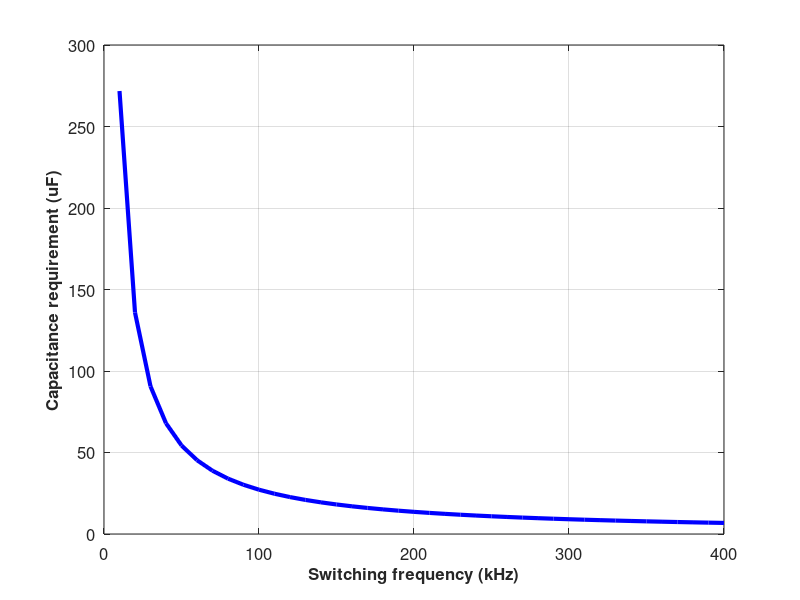
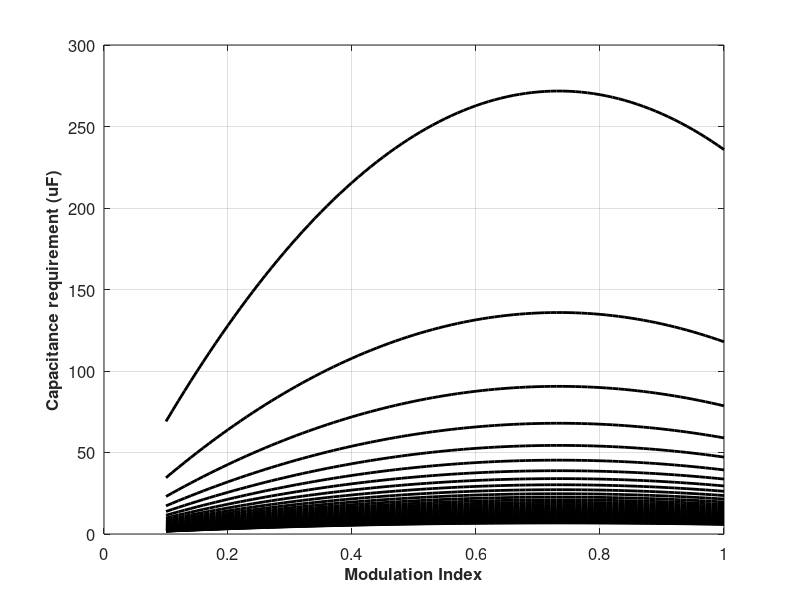
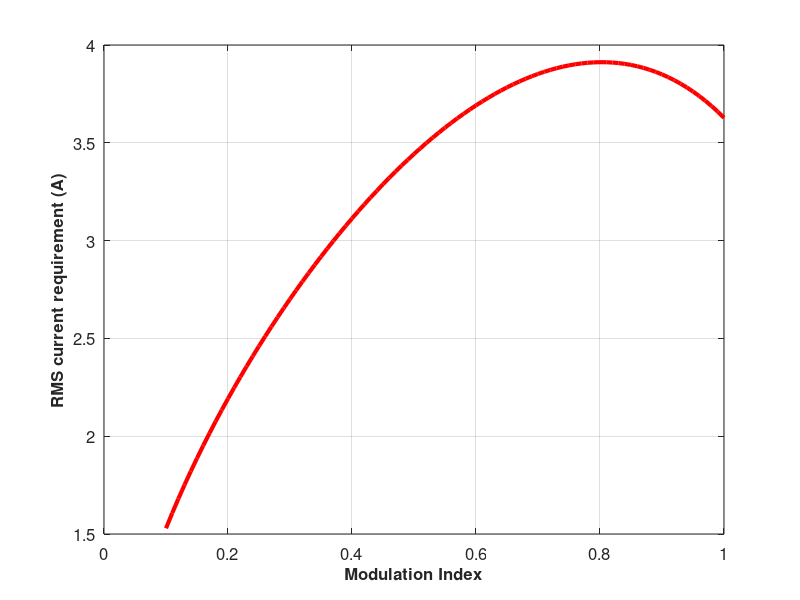

Source code (MATLAB) for these figures, in order: (Note: this script raises an error after producing the figures.)
%% Capacitor Analytical RMS Current
M = 1;
cosphi = 0.9;
module = 1;
phase_dif = 0; % degrees
Vdc = 400; % Volts
Pout1 = 2e3; % W
Sout1 = Pout1/(cosphi); % VA
Vll_rms = Vdc*0.612*M; % Volts
Iline = Sout1/(Vll_rms*sqrt(3)); % Amps
efficiency = 0.99;
%(0.275)
Icrms = module*Iline*sqrt(2*M*(sqrt(3)/(4*pi) + cosphi^2*(sqrt(3)/pi-9*M/16)));
Idc = module*(3/(2*sqrt(2)))*M*Iline*cosphi/efficiency;
Icrms_perc = 100*Icrms/Idc;

% Capacitor Analytical voltage Ripple
fsw = 1e3; % Hz
Cdc = 50e-6; % F
Iapeak = Iline*sqrt(2);
Icharge_pos = Idc;
Icharge_neg = Iapeak - Idc;
volt_ripple1 = M*Icharge_neg/(Cdc*fsw);
volt_ripple2 = 0.3*Icharge_pos*M/(Cdc*fsw);
volt_ripple = max(volt_ripple1,volt_ripple2);
volt_ripple_perc = volt_ripple/Vdc*100;


%%
% 0.612 = sqrt(3/2)/2


%% Capacitor Selection
% Aluminium Electolytic

% Capacitance
% Rated voltage
% Iac_r (T,f)
% ESR (T,f)
% ESL
% Lifetime (T,Iac_r)
% Volume = D*L
% Rth_ca
% Weight


%% MAIN ALGORITHM
freq1 = 10e3:10e3:400e3;
%freq1 = 10e3;
numfreq = numel(freq1);
M = 0.1:0.01:1;
numM = numel(M);
Icrms = zeros(numfreq,numM);
Cap = zeros(numfreq,numM);
Cap_max = zeros(1,numfreq);
Icrms_max = zeros(1,numfreq);
for k = 1:numfreq
    % Inputs
    cosphi = 0.9;
    Vdc = 400; % V
    module = 4;
    phase_dif = 90; % degrees
    efficiency = 0.99; % THIS VALUE WILL DEPEND ON FREQUENCY !!!
    Tambient = 40; % C
    
    % Operational parameters
    Pout1 = M*2e3; % W
    Sout1 = Pout1/(cosphi); % VA
    Vll_rms = Vdc*0.612*M; % V
    Iarms = Sout1./(Vll_rms*sqrt(3)); % A
    Iapeak = Iarms*sqrt(2); % A
    
    % Select switching frequency
    fsw = k*10e3; % Hz
    
    % Constraints
    perc_ripple_c = 1; % percent
    volt_ripple_c = perc_ripple_c*0.01*Vdc; % V
    temp_max = 45; % C
    power_density_min = 10; % W/cm^3
    height_max = 40; % mm
    weight_max = 30; % g
    
    % Block 1 - RMS current
    interleaving_factor = 0.132*M+0.209;
    Icrms(k,:) = interleaving_factor*module.*Iarms.*sqrt(2*M.*(sqrt(3)/(4*pi) + cosphi^2*(sqrt(3)/pi-9*M/16)));
    Idc = module*(3/(2*sqrt(2))).*M.*Iarms*cosphi/efficiency;
    %Icrms_perc = 100*Icrms./Idc; % USE LATER
    
    % Block 2 - Required capacitance
    Icharge_pos = Idc;
    Icharge_neg = Iapeak*module - Idc;
    Cap(k,:) = Icharge_neg.*M/(volt_ripple_c*fsw); % F
    % volt_ripple1 = M*Icharge_neg/(Cdc*fsw);
    % volt_ripple2 = 0.3*Icharge_pos*M/(Cdc*fsw);
    % volt_ripple_c = max(volt_ripple1,volt_ripple2);
    % volt_ripple_perc = volt_ripple/Vdc*100;
    Cap_max(k) = max(Cap(k,:));
    Icrms_max(k) = max(Icrms(k,:));
end


%%
figure;
plot(freq1/1e3,Cap_max*1e6,'b -','Linewidth',3);
grid on;
set(gca,'FontSize',12);
xlabel('Switching frequency (kHz)','FontSize',12,'FontWeight','Bold')
ylabel('Capacitance requirement (uF)','FontSize',12,'FontWeight','Bold')

%%
figure;
for k = 1:numel(freq1)
    plot(M,Cap(k,:)*1e6,'k -','Linewidth',2);
    hold on;
end
hold off;
grid on;
set(gca,'FontSize',12);
xlabel('Modulation Index','FontSize',12,'FontWeight','Bold')
ylabel('Capacitance requirement (uF)','FontSize',12,'FontWeight','Bold')

%%
figure;
plot(M,Icrms(1,:),'r -','Linewidth',3);
grid on;
set(gca,'FontSize',12);
xlabel('Modulation Index','FontSize',12,'FontWeight','Bold')
ylabel('RMS current requirement (A)','FontSize',12,'FontWeight','Bold')


%% CAPACITOR SELECTION
required_capacitance = Cap_max(1)*1e6; % uF
required_rmscurrent = Icrms_max(1); % A
parallel_450 = zeros(1,numel(cap_select));
parallel_300 = zeros(1,numel(cap_select));
available_450 = ones(4,numel(cap_select));
available_300 = ones(4,numel(cap_select));
rms_current_450 = zeros(1,numel(cap_select));
rms_current_300 = zeros(1,numel(cap_select));
for m = 1:numel(cap_select)
    parallel_450(1,m) = ceil(required_capacitance/fpc_450v(m,1));
    rms_current_450(1,m) = parallel_450(1,m)*fpc_450v(m,5);
    parallel_300(1,m) = ceil(required_capacitance/(fpc_300v(m,1)/2));
    rms_current_300(1,m) = parallel_450(1,m)*fpc_300v(m,5)';
    if rms_current_450(1,m) < required_rmscurrent
        available_450(1,m) = 0;
    end
    if rms_current_300(1,m) < required_rmscurrent
        available_300(1,m) = 0;
    end
end
height_450 = fpc_450v(:,3); % mm
width_450 = fpc_450v(:,2); % mm
length_450 = fpc_450v(:,4); % mm
volume_450 = 1e-3*length_450.*width_450.*height_450.*parallel_450(1,:)'; % cm^3
power_density_450 = 2000./volume_450; % W/cm^3
height_300 = fpc_300v(:,3); % mm
width_300 = fpc_300v(:,2); % mm
length_300 = fpc_300v(:,4); % mm
volume_300 = 2*1e-3*length_300.*width_300.*height_300.*parallel_300(1,:)'; % cm^3
power_density_300 = 2000./volume_300; % W/cm^3
for m = 1:numel(cap_select)
    if power_density_450(m) < power_density_min
        available_450(2,m) = 0;
    end
    if power_density_300(m) < power_density_min
        available_300(2,m) = 0;
    end
    if height_450(m) > height_max
        available_450(3,m) = 0;
    end
    if height_300(m) > height_max
        available_300(3,m) = 0;
    end
end
% There is no dependency for ESR on frequency after 10 kHz.
% There is no dependency for Iacrms on frequency after 10 kHz
% There is no dependency for Iacrms on temperature before 70C ambient
% temperature
ESR_450 = fpc_450v(:,6)*1e-3./parallel_450(1,:)'; % Ohm
ESR_300 = 2*fpc_300v(:,6)*1e-3./parallel_300(1,:)'; % Ohm
thermal_res_300 = fpc_300v(:,11); % mW/C
thermal_res_450 = fpc_450v(:,11); % mW/C
lead_space_300 = fpc_300v(:,12); % mW/C
lead_space_450 = fpc_450v(:,12); % mW/C
Ploss_450 = required_rmscurrent^2.*ESR_450; % W
Tcore_450 = thermal_res_450.*Ploss_450./parallel_450'+Tambient; % C
Ploss_300 = required_rmscurrent^2.*ESR_300; % W
Tcore_300 = thermal_res_300.*Ploss_300./(2*parallel_300')+Tambient; % C
for m = 1:numel(cap_select)
    if Tcore_450(m) > temp_max
        available_450(4,m) = 0;
    end
    if Tcore_300(m) > temp_max
        available_300(4,m) = 0;
    end
end


%%
% Algorithm Results

% Power density
num = numel(cap_select);
power_density_limit = power_density_min*ones(1,num);
fig = figure;
plot(cap_select,power_density_450,'ro-','Linewidth',1.5);
hold on;
plot(cap_select,power_density_300,'bo-','Linewidth',1.5);
hold on;
plot(cap_select,power_density_limit,'ko-','Linewidth',1.5);
hold off;
grid on;
set(gca,'FontSize',12);
xlabel('Capacitor No','FontSize',12,'FontWeight','Bold')
ylabel('Power Density (W/cm^3)','FontSize',12,'FontWeight','Bold')
legend('450V series','300V series','Limit')
print(fig,'powerdensity','-dpng')

% Temperature
temperature_limit = temp_max*ones(1,num);
fig = figure;
plot(cap_select,Tcore_450,'bo-','Linewidth',1.5);
hold on;
plot(cap_select,Tcore_300,'ro-','Linewidth',1.5);
hold on;
plot(cap_select,temperature_limit,'ko-','Linewidth',1.5);
hold off;
grid on;
set(gca,'FontSize',12);
xlabel('Capacitor No','FontSize',12,'FontWeight','Bold')
ylabel('Temperature (C)','FontSize',12,'FontWeight','Bold')
legend('450V series','300V series','Limit')
print(fig,'temperature','-dpng')

% Height
height_limit = height_max*ones(1,num);
fig = figure;
plot(cap_select,height_450,'bo-','Linewidth',1.5);
hold on;
plot(cap_select,height_300,'ro-','Linewidth',1.5);
hold on;
plot(cap_select,height_limit,'ko-','Linewidth',1.5);
hold off;
grid on;
set(gca,'FontSize',12);
xlabel('Capacitor No','FontSize',12,'FontWeight','Bold')
ylabel('Height (mm)','FontSize',12,'FontWeight','Bold')
legend('450V series','300V series','Limit')
print(fig,'height','-dpng')


%%
% COST
%cost_300 = 2*parallel_350'.*fpc_300v(:,1)*2/3;
cost_450 = parallel_450'.*fpc_450v(:,1)*2/3;

c = zeros(1,numel(fpc_300v(:,1)));
for k = 1:N+1
    c = c+P(k)*fpc_300v(:,1)'.^(N-k+1);
end

%fig = figure;
% plot(cap_select,cost_450,'bo-','Linewidth',1.5);
% hold on;
plot(cap_select,c,'ro-','Linewidth',1.5);
hold off;
grid on;
set(gca,'FontSize',12);
xlabel('Capacitor No','FontSize',12,'FontWeight','Bold')
ylabel('Cost (Euro)','FontSize',12,'FontWeight','Bold')
% legend('450V series','300V series','Limit')
% print(fig,'costeuro','-dpng')
xlim([1,25]);
%cost_300 = 2*parallel_350'.*c';


%%
% Give weights to the constraints and check overall performance

% Overall performance - 1
weight_pd = 0.3;
weight_h = 0.2;
weight_t = 0.2;
weight_c = 0.3;
overall_300 = weight_pd*power_density_300/10 + weight_h./(height_300/40) + weight_t./(Tcore_300/45) + weight_c./(cost_300/75);
overall_450 = weight_pd*power_density_450/10 + weight_h./(height_450/40) + weight_t./(Tcore_450/45) + weight_c./(cost_300/75);
fig = figure;
plot(cap_select,overall_450,'bo-','Linewidth',1.5);
hold on;
plot(cap_select,overall_300,'ro-','Linewidth',1.5);
hold off;
grid on;
set(gca,'FontSize',12);
xlabel('Capacitor No','FontSize',12,'FontWeight','Bold')
ylabel('Overall performance (pd=0.3,h=0.2,t=0.2,c=0.3)','FontSize',12,'FontWeight','Bold')
legend('450V series','300V series')
print(fig,'overall-1','-dpng')

% Overall performance - 2
weight_pd = 0.4;
weight_h = 0.2;
weight_t = 0.2;
weight_c = 0.2;
overall_300 = weight_pd*power_density_300/10 + weight_h./(height_300/40) + weight_t./(Tcore_300/45) + weight_c./(cost_300/75);
overall_450 = weight_pd*power_density_450/10 + weight_h./(height_450/40) + weight_t./(Tcore_450/45) + weight_c./(cost_300/75);
fig = figure;
plot(cap_select,overall_450,'bo-','Linewidth',1.5);
hold on;
plot(cap_select,overall_300,'ro-','Linewidth',1.5);
hold off;
grid on;
set(gca,'FontSize',12);
xlabel('Capacitor No','FontSize',12,'FontWeight','Bold')
ylabel('Overall performance (pd=0.4,h=0.2,t=0.2,c=0.2)','FontSize',12,'FontWeight','Bold')
legend('450V series','300V series')
print(fig,'overall-2','-dpng')

% Overall performance - 3
weight_pd = 0.2;
weight_h = 0.2;
weight_t = 0.2;
weight_c = 0.4;
overall_300 = weight_pd*power_density_300/10 + weight_h./(height_300/40) + weight_t./(Tcore_300/45) + weight_c./(cost_300/75);
overall_450 = weight_pd*power_density_450/10 + weight_h./(height_450/40) + weight_t./(Tcore_450/45) + weight_c./(cost_300/75);
fig = figure;
plot(cap_select,overall_450,'bo-','Linewidth',1.5);
hold on;
plot(cap_select,overall_300,'ro-','Linewidth',1.5);
hold off;
grid on;
set(gca,'FontSize',12);
xlabel('Capacitor No','FontSize',12,'FontWeight','Bold')
ylabel('Overall performance (pd=0.2,h=0.2,t=0.2,c=0.4)','FontSize',12,'FontWeight','Bold')
legend('450V series','300V series')
print(fig,'overall-3','-dpng')

% Overall performance - 4
weight_pd = 0.2;
weight_h = 0.3;
weight_t = 0.3;
weight_c = 0.2;
overall_300 = weight_pd*power_density_300/10 + weight_h./(height_300/40) + weight_t./(Tcore_300/45) + weight_c./(cost_300/75);
overall_450 = weight_pd*power_density_450/10 + weight_h./(height_450/40) + weight_t./(Tcore_450/45) + weight_c./(cost_300/75);
fig = figure;
plot(cap_select,overall_450,'bo-','Linewidth',1.5);
hold on;
plot(cap_select,overall_300,'ro-','Linewidth',1.5);
hold off;
grid on;
set(gca,'FontSize',12);
xlabel('Capacitor No','FontSize',12,'FontWeight','Bold')
ylabel('Overall performance (pd=0.2,h=0.3,t=0.3,c=0.2)','FontSize',12,'FontWeight','Bold')
legend('450V series','300V series')
print(fig,'overall-4','-dpng')



%% BELOW ARE OBSOLETE, WILL BE CHECKED LATER

%%
% Datasheet parameters (electrolytic)
% http://www.farnell.com/datasheets/1792285.pdf
Capacitance = 220e-6; % F
Diameter = 25; % mm
Length = 45; % mm
ESR_100_20 = 0.4; % Ohm
Iacmax_100_60 = 3.02; % A
Iacmax_100_85 = 2.32; % A
Rth = 20.19; % C/W
ESR_20 = ESR_100_20*0.7; % Ohm
ESR_80 = ESR_100_20*0.4; % Ohm
Iacmax_60 = Iacmax_100_60*1.37; % A
Iacmax_85 = Iacmax_100_85*1.37; % A
weight = 25; % g

Okey = zeros(1,5);

if Capacitance > Cap
    Okey(1) = 1;
end

Tcore = (Tambient+Icrms^2*Rth*0.32)/(1+Icrms^2*Rth*0.002); % C
ESR = 0.32-0.002*Tcore; % Ohm
Ploss = Icrms^2*ESR; % W
Iac_max = 4.7 - 0.028*Tcore; % A

if Iac_max > Icrms
    Okey(2) = 1;
end

if temp_max > Tcore
    Okey(3) = 1;
end

if height_max > Length
    Okey(4) = 1;
end

volume = pi*(Diameter/2)^2*Length*1e-3; % cm^3
power_density = Pout/volume; % W/cm^3

if power_density > power_density_min
    Okey(5) = 1;
end


%%
% Datasheet parameters (film)
% http://www.farnell.com/datasheets/1794158.pdf
series = 2;
parallel = 6;
Capacitance1 = 60e-6; % F
Capacitance = Capacitance1*(parallel/series); % F

%%
Width = 35; % mm
Length = 45; % mm
ESR_100_20 = 0.4; % Ohm
Iacmax_100_60 = 3.02; % A
Iacmax_100_85 = 2.32; % A
Rth = 20.19; % C/W
ESR_20 = ESR_100_20*0.7; % Ohm
ESR_80 = ESR_100_20*0.4; % Ohm
Iacmax_60 = Iacmax_100_60*1.37; % A
Iacmax_85 = Iacmax_100_85*1.37; % A
weight = 25; % g

Okey = zeros(1,5);

if Capacitance > Cap
    Okey(1) = 1;
end

Tcore = (Tambient+Icrms^2*Rth*0.32)/(1+Icrms^2*Rth*0.002); % C
ESR = 0.32-0.002*Tcore; % Ohm
Ploss = Icrms^2*ESR; % W
Iac_max = 4.7 - 0.028*Tcore; % A

if Iac_max > Icrms
    Okey(2) = 1;
end

if temp_max > Tcore
    Okey(3) = 1;
end

if height_max > Length
    Okey(4) = 1;
end

volume = pi*(Diameter/2)^2*Length*1e-3; % cm^3
power_density = Pout/volume; % W/cm^3

if power_density > power_density_min
    Okey(5) = 1;
end


%%
% Frequency factor of permissible ripple current Iac
freq1 = [50,60,70,80,90,100,200,300,400,500,600,700,800,900,1000,2000];
Iac_factor = [0.88,0.91,0.94,0.96,0.98,1,1.12,1.19,1.24,1.27,1.3,1.315,1.325,1.34,1.35,1.37];

num = numel(freq1);
N = 4;
P = polyfit(freq1,Iac_factor,N);
Iac_factor2 = zeros(1,num);

for k = 1:N+1
    Iac_factor2 = Iac_factor2+P(k)*freq1.^(N-k+1);
end

figure;
plot(freq1,Iac_factor,'ro-','Linewidth',1.5);
hold on;
plot(freq1,Iac_factor2,'bo-','Linewidth',1.5);
hold off;
grid on;
set(gca,'FontSize',12);
xlabel('Frequency','FontSize',12,'FontWeight','Bold')
ylabel('Iac factor','FontSize',12,'FontWeight','Bold')

%%
Iacc = 0;
frequency = 10:10:2000;
for k = 1:N+1
    Iacc = Iacc+P(k)*frequency.^(N-k+1);
end
figure;
plot(frequency,Iacc,'r -','Linewidth',1.5);
grid on;
set(gca,'FontSize',12);
xlabel('Frequency','FontSize',12,'FontWeight','Bold')
ylabel('Iac factor','FontSize',12,'FontWeight','Bold')

%%
% Frequency characteristics of ESR
freq11 = linspace(10,100,10);
freq22 = linspace(200,1000,9);
freq2 = zeros(1,19);
freq2(1:10) = freq11;
freq2(11:19) = freq22;
RMS_factor_20 = [1.7,1.6,1.5,1.46,1.3,1.23,1.17,1.08,1.03,1,0.85,0.78,0.76,0.75,0.74,0.73,0.72,0.71,0.7];

num = numel(freq2);
N = 7;
P = polyfit(freq2,RMS_factor_20,N);
RMS_factor2_20 = zeros(1,num);

for k = 1:N+1
    RMS_factor2_20 = RMS_factor2_20+P(k)*freq2.^(N-k+1);
end

figure;
plot(freq2,RMS_factor_20,'ro-','Linewidth',1.5);
hold on;
plot(freq2,RMS_factor2_20,'bo-','Linewidth',1.5);
hold off;
grid on;
set(gca,'FontSize',12);
xlabel('Frequency','FontSize',12,'FontWeight','Bold')
ylabel('RMS factor','FontSize',12,'FontWeight','Bold')

